Frame 1 (no input): blank canvas, image omitted
Frame 60 (the mouse pressed at the canvas centre just before this capture): blank canvas, image omitted
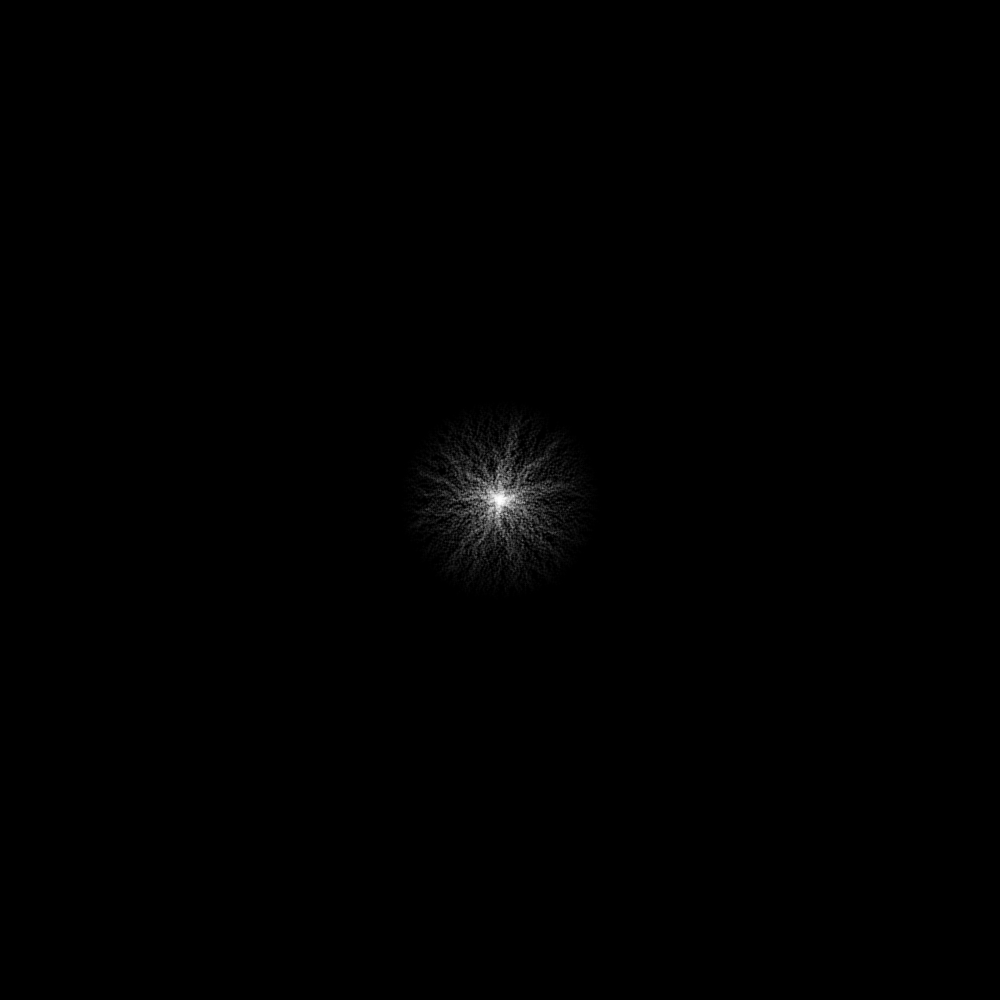
Frame 120 (the mouse held since frame 60 and released just before this capture)

The Processing sketch whose frames 1 and 60 were blank and that drew this single picture after the mouse press (run headless with seeded random() and noise(); from frame 60 on, the mouse is pressed at the canvas centre):

// Processing sketch: ultimoacazzo
// ── ultimoacazzo.pde
void setup()
{
   size(1000,1000);
   background(0); 
   strokeWeight(2.0);
   
}

int size = 50;
ArrayList<PVector> listaPunti = new ArrayList<PVector>();
float angle = 0.0f;


void draw()
{
  
   if(!mousePressed)
      return;
   pushMatrix();
   translate(mouseX,mouseY);
   rotate(angle);
   angle += 0.1f;
   spawn(0,0,size,1);
   spawn(0,0,size,2);
   spawn(0,0,size,3);
   spawn(0,0,size,4);   
   popMatrix();
}

void spawn(int x,int y,int dist,int dir)
{
   stroke(255, 50 * ((float)dist/size) );
   point(x,y);
   
   if(dist == 0)
     return;
   int nx = x, ny = y;
   
   switch(dir)
   {
      case 1 : nx = x - 2; ny = y + (int)(-4 + Math.random() * 2 * 4); break;
      case 2 : ny = y - 2; nx = x + (int)(-4 + Math.random() * 2 * 4); break;
      case 3 : nx = x + 2; ny = y + (int)(-4 + Math.random() * 2 * 4); break;
      case 4 : ny = y + 2; nx = x + (int)(-4 + Math.random() * 2 * 4); break; 
   }
   spawn(nx,ny,dist-1,dir);
}
